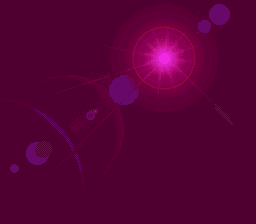
#> input picture atarist/gfx/earthworm16c.png, 256 x 224 px, found by its file name
$ python gen_bg.py gfx/earthworm16c.png ordered
#> lines starting #> are read from the running program, lines starting #| are printed output that depends on the picture
### atarist/tools/gfx/bgconv.py
"""bgconv.py - source image -> the 4 colour background of the flight (320 x 150, planes 2 and 3).  convert(path, style, crop) returns (rows, palette, preview):
  rows     150 lists of 320 colour numbers 0 .. 3 (0 = the darkest colour)
  palette  the 4 ST colours 0RGB (3 bits per channel), darkest first
  preview  a PIL image with the ST colours
style: "flat" (median cut, no dither), "ordered" (Bayer 8 x 8 on the brightness, the palette spread over the brightness range of the image), "fs" (Floyd-Steinberg).
crop: rows cut off the top of the image scaled to 320 pixels wide; "mid" = the 150 rows in the middle; default 0."""
from PIL import Image
W, H = 320, 150
BAYER8 = [[0, 32, 8, 40, 2, 34, 10, 42], [48, 16, 56, 24, 50, 18, 58, 26], [12, 44, 4, 36, 14, 46, 6, 38], [60, 28, 52, 20, 62, 30, 54, 22],
          [3, 35, 11, 43, 1, 33, 9, 41], [51, 19, 59, 27, 49, 17, 57, 25], [15, 47, 7, 39, 13, 45, 5, 37], [63, 31, 55, 23, 61, 29, 53, 21]]


def scaled_height(path):
    im = Image.open(path)
    return round(im.height * W / im.width)


def load(path, crop=0):
    im = Image.open(path).convert("RGB")
    h2 = round(im.height * W / im.width)
    im = im.resize((W, h2), Image.LANCZOS)
    top = max(0, (h2 - H) // 2) if crop == "mid" else int(crop)
    im = im.crop((0, top, W, top + H))
    if im.height < H:                                            # too short: repeat the last row
        full = Image.new("RGB", (W, H))
        full.paste(im, (0, 0))
        for y in range(im.height, H):
            full.paste(im.crop((0, im.height - 1, W, im.height)), (0, y))
        im = full
    return im


def convert(path, style="ordered", crop=0):
    im = load(path, crop)
#> in load, im is the input picture: PIL image 256x224 RGB; mean R, G, B 87.1, 0.6, 53.8
#> in load, `im = im.crop((0, top, W, top + H))`:
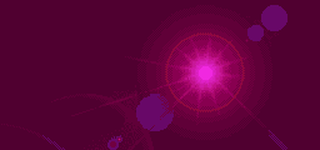
#> im: PIL image 320x150 RGB; mean R, G, B 92.5, 1.1, 57.7
    im3 = im.point(lambda v: round(v * 7 / 255) * 255 // 7)       # what the ST can show: 3 bits per channel
    q = im3.quantize(colors=4, method=Image.Quantize.MEDIANCUT, dither=Image.Dither.FLOYDSTEINBERG if style == "fs" else Image.Dither.NONE)
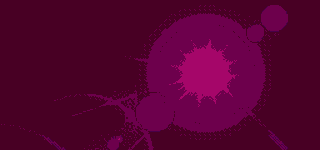
#> q: PIL image 320x150 P; mean R, G, B 85.4, 0.3, 49.1
    pal = q.getpalette()[:12]
#> pal = [165, 6, 105, 109, 0, 76, 72, 0, 72, 72, 0, 36]
    cols = [tuple(round(pal[i * 3 + c] * 7 / 255) for c in range(3)) for i in range(4)]
#> cols = [(5, 0, 3), (3, 0, 2), (2, 0, 2), (2, 0, 1)]
    order = sorted(range(4), key=lambda i: 0.3 * cols[i][0] + 0.59 * cols[i][1] + 0.11 * cols[i][2])
#> order = [3, 2, 1, 0]
    if style == "ordered":                                       # a palette spread over the brightness range (quantiles), so that the dither steps are even
        px = sorted((0.3 * r + 0.59 * g + 0.11 * b, (r, g, b)) for r, g, b in im3.getdata())
#> px = 48000 items
        lo, hi = px[int(0.01 * (len(px) - 1))][0], px[int(0.997 * (len(px) - 1))][0]
#> lo = 25.56; hi = 110.6
        cols = []
        for k in range(4):                                       # 4 brightness levels spread evenly between the dark end and the bright end of the image
            t = lo + (hi - lo) * k / 3.0
            near = sorted(px, key=lambda p: abs(p[0] - t))[:60]
            cols.append(tuple(round(sum(p[1][c] for p in near) / len(near) * 7 / 255) for c in range(3)))
#> this loop made 4 passes
#> t on passes 1 to 4: 25.56, 53.91, 82.27, 110.6
#> after the loop, cols = [(2, 0, 1), (4, 0, 3), (5, 1, 4), (6, 1, 6)]
        order = list(range(4))
    pc = [tuple(c * 255 // 7 for c in cols[order[i]]) for i in range(4)]
#> pc = [(72, 0, 36), (145, 0, 109), (182, 36, 145), (218, 36, 218)]
    lum = [0.3 * r + 0.59 * g + 0.11 * b for r, g, b in pc]
#> lum = [25.56, 55.49, 91.79, 110.6]
    if style == "ordered":
        spread = max(1.0, (lum[3] - lum[0]) / 3.0)
#> spread = 28.35
        rows = []
        for y in range(H):
            row = []
            for x in range(W):
                r, g, b = im.getpixel((x, y))
                l = 0.3 * r + 0.59 * g + 0.11 * b + ((BAYER8[y & 7][x & 7] + 0.5) / 64.0 - 0.5) * spread * 1.2
                row.append(min(range(4), key=lambda i: abs(lum[i] - l)))
            rows.append(row)
#> after the loop, rows = 150 items
    else:
        remap = {old: new for new, old in enumerate(order)}
        rows = [[remap[q.getpixel((x, y))] for x in range(W)] for y in range(H)]
    palette = [(cols[i][0] << 8) | (cols[i][1] << 4) | cols[i][2] for i in order]
#> palette = [513, 1027, 1300, 1558]
    pv = Image.new("RGB", (W, H))
#> pv: PIL image 320x150 RGB; every value is 0
    for y in range(H):
        for x in range(W):
            pv.putpixel((x, y), pc[rows[y][x]])
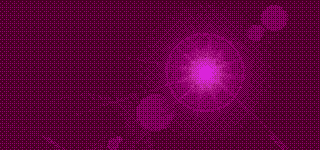
#> pv: PIL image 320x150 RGB; mean R, G, B 95.3, 0.9, 59.6
    return rows, palette, pv


GROUND = 0x432                                                   # the mountain colour: Mars brown (the same for every background)


def ground_colour(palette):
    return GROUND


def planar_c(rows, palette, name):
    """the C source of src/sky_data.c"""
    out = ["/* sky_data.c - generated by tools/gfx/gen_bg.py from %s: the background image of the flight (planes 2 and 3 of the picture lines, 20 groups of 16 pixels), and its 4 ST colours */" % name,
           "const unsigned short skyPal[4] = { 0x%04X, 0x%04X, 0x%04X, 0x%04X };" % tuple(palette),
           "const unsigned short skyGround = 0x%04X;                      /* the mountain colour that stands out best from these 4 */" % ground_colour(palette),
           "const unsigned short skyBg[150][20][2] = {"]
    for y in range(H):
        row = []
        for g in range(20):
            p2 = p3 = 0
            for k in range(16):
                c = rows[y][g * 16 + k]
                p2 = p2 << 1 | (c & 1)
                p3 = p3 << 1 | (c >> 1)
            row.append("{0x%04X,0x%04X}" % (p2, p3))
        out.append("\t{" + ",".join(row) + "},")
    out.append("};")
    return "\n".join(out) + "\n"

### atarist/tools/gfx/gen_bg.py
"""gen_bg.py image [flat|ordered|fs] [crop]  - makes src/sky_data.c (the background of the flight) from a source image; see bgconv.py.  Default style: ordered.
Example: python tools/gfx/gen_bg.py gfx/earthworm16c.png ordered
The ready made 4 colour versions of all source images and their ST palettes are in gfx/st4/ (python tools/gfx/make_bgs.py)."""
import sys, os
HERE = os.path.dirname(os.path.abspath(__file__))
sys.path.insert(0, HERE)
import bgconv
src = sys.argv[1]
style = next((a for a in sys.argv[2:] if a in ("flat", "ordered", "fs")), "ordered")
crop = next((a for a in sys.argv[2:] if a == "mid" or a.isdigit()), 0)
rows, pal, pv = bgconv.convert(src, style, crop)
#> rows = 150 items; pal = [513, 1027, 1300, 1558]
open(os.path.join(HERE, "..", "..", "src", "sky_data.c"), "w").write(bgconv.planar_c(rows, pal, os.path.basename(src)))
#> after the loop in planar_c, `for y in range(H):`: out = 154 items
pv.resize((640, 300), 0).save(os.path.join(HERE, "bg_preview.png"))
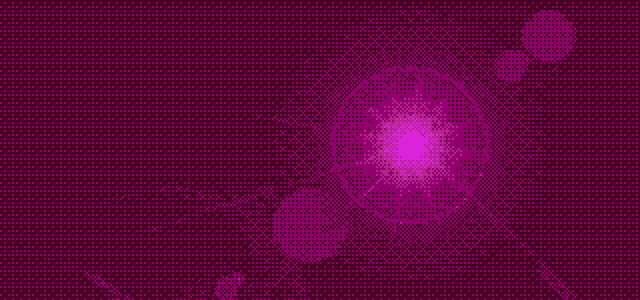
#> saved as bg_preview.png: PIL image 640x300 RGB; mean R, G, B 95.3, 0.9, 59.6
print("src/sky_data.c written, ST colours", " ".join("%03X" % c for c in pal))
#| src/sky_data.c written, ST colours 201 403 514 616
